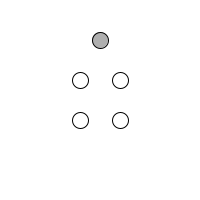
Frame 1 (no input)
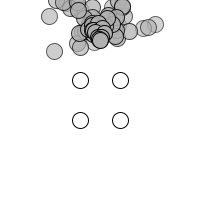
Frame 60 (the mouse pressed at the canvas centre just before this capture)
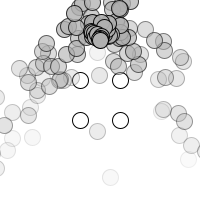
Frame 120 (the mouse held since frame 60 and released just before this capture)

The Processing sketch that drew these frames (run headless with seeded random() and noise(); from frame 60 on, the mouse is pressed at the canvas centre):

// Processing sketch: e09
// ── e09.pde
import java.util.Iterator;

ParticleSystem ps;
Gravity gravity;
Repeller r1, r2, r3, r4;

void setup() {
  size(200,200);
  ps = new ParticleSystem(width/2,40);
  gravity = new Gravity(0.06);
  r1 = new Repeller(new PVector(width/2-20,height/2-20),20);
  r2 = new Repeller(new PVector(width/2-20,height/2+20),20);
  r3 = new Repeller(new PVector(width/2+20,height/2-20),20);
  r4 = new Repeller(new PVector(width/2+20,height/2+20),20);
}

void draw() {
  background(255);
  
  r1.display();
  r2.display();
  r3.display();
  r4.display();
  
  ForceGenerator[] fGenerators = {gravity,r1,r2,r3,r4};
  ps.run(fGenerators);
}

interface ForceGenerator {
  PVector forceOn(Particle particle);
}

class Gravity implements ForceGenerator {
  
  float G;
  
  Gravity(float G_) {
    G = G_;
  }
  
  PVector forceOn(Particle particle) {
    return new PVector(0,G);
  }
}

class Repeller implements ForceGenerator {
  
  PVector location;
  float G;
  
  Repeller(PVector location_, float G_) {
    location = location_.copy();
    G = G_;
  }
  
  PVector forceOn(Particle particle) {
    PVector displacement = PVector.sub(particle.location,location);
    float distance = displacement.mag();
    distance = constrain(distance,10,200);
    
    PVector result = displacement.copy();
    result.setMag(G/(distance*distance));
    return result;
  }
  
  void display() {
    stroke(0);
    fill(255);
    ellipse(location.x,location.y,16,16);
  }
}

class ParticleSystem {
  
  ArrayList<Particle> particles;
  
  PVector location;
  
  ParticleSystem(float x, float y) {
    particles = new ArrayList<Particle>();
    location = new PVector(x,y);
  }
  
  void run(ForceGenerator[] fGenerators) {
    _addParticle();
    _updateParticles(fGenerators);
  }
  
  void _addParticle() {
    particles.add(new Particle(location));
  }
  
  void _updateParticles(ForceGenerator[] fGenerators) {
    Iterator<Particle> it = particles.iterator();
    while (it.hasNext()) {
      Particle p = it.next();
      p.display();
      p.update(fGenerators);
      if (p.isDead())
        it.remove();
    }
  }
}

class Particle {
  
  PVector location;
  PVector velocity = new PVector(random(-1,1),random(-2,-0.5));
  
  float lifespan = 255;
  
  Particle(PVector location_) {
    location = location_.copy();
  }
  
  void display() {
    stroke(0,lifespan);
    fill(175,lifespan);
    ellipse(location.x,location.y,16,16);
  }
  
  void update(ForceGenerator[] fGenerators) {
    PVector acceleration = new PVector(0,0);
    for (ForceGenerator fgen: fGenerators)
      acceleration.add(fgen.forceOn(this)); // assume mass = 1
    
    velocity.add(acceleration);
    location.add(velocity);
    lifespan -= 2;
  }
  
  boolean isDead() {
    return lifespan < 0;
  }
}
